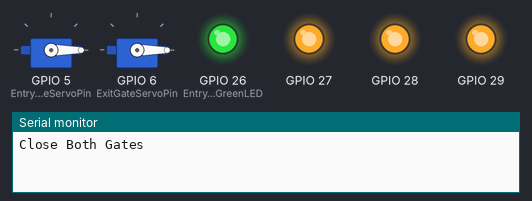
Recording of a sketch running on a simulated ESP32. On the bench: 2 × servo, output pins drawn as LEDs (lit = HIGH), the last lines printed to the serial monitor.

Above: at 0.05 s.
At 1.85 s:
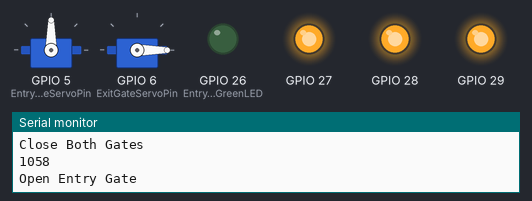
At 3.85 s:
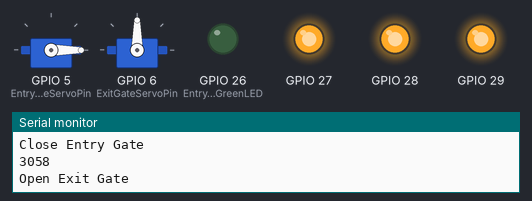
At 47.85 s:
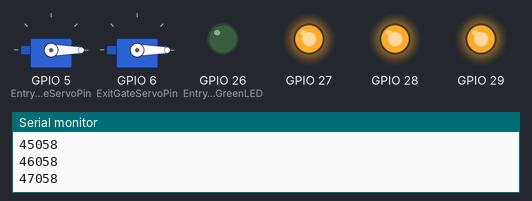
Timing chart, 0 to 62.4 s (numbered marks = the images above):
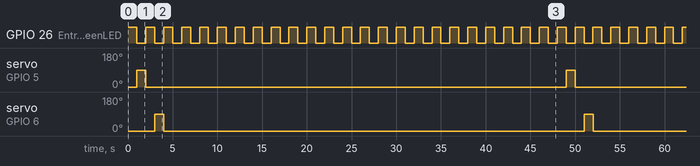

The sketch:

servor_timerInt_test.ino
```cpp
#include <Servo.h>
#include <TimerThree.h>

#define EntryGateServoPin 5
#define ExitGateServoPin 6
#define EntryGateGreenLED 26

#define Open  90
#define Close 0

int delayvalue = 1000;
Servo EntryGateServo;
Servo ExitGateServo;

void setup()
{
    InitEntryExitLEDs(); // You have to do this to turn off the
    // entry LEDs
    Timer3.initialize(1000000);
    Timer3.attachInterrupt(blinkLED); // blinkLED to run every 0.15 seconds
    // Initialize the Serial port:
    Serial.begin(115200);

    // Map servo to pin
//    EntryGateServo.attach(EntryGateServoPin);
//    ExitGateServo.attach(ExitGateServoPin);
}

int ledState = HIGH;
volatile unsigned long blinkCount = 0; // use volatile for shared variables

void blinkLED(void)
{
    if (ledState == LOW) {
        ledState = HIGH;
        blinkCount = blinkCount + 1;  // increase when LED turns on
    } else {
        ledState = LOW;
    }
    digitalWrite(EntryGateGreenLED, ledState);
    Serial.println(millis()+':');
}

void loop()
{
    EntryGateServo.attach(EntryGateServoPin);
    ExitGateServo.attach(ExitGateServoPin);

    Serial.println( "Close Both Gates" );  //Here we close both gates
    EntryGateServo.write(Close);
    ExitGateServo.write(Close);
    delay( delayvalue );

    Serial.println( "Open Entry Gate" );   //Here we open the entry gate
    EntryGateServo.write(Open);
    delay( delayvalue );

    Serial.println( "Close Entry Gate" );  //Here we close the entry gate
    EntryGateServo.write(Close);
    delay( delayvalue );

    Serial.println( "Open Exit Gate" );    //Here we open the exit gate
    ExitGateServo.write(Open);
    delay( delayvalue );

    Serial.println( "Close Exit Gate" );   //Here we close the exit gate
    ExitGateServo.write(Close);
    delay( delayvalue );
    delay( delayvalue );
    delay( delayvalue );
    delay( delayvalue );

    Serial.println( "Detach the entry gate." );   //Here we close the exit gate
    EntryGateServo.detach();
    delay( 10000);
    delay( 10000);

    Serial.println( "Detach the entry gate." );   //Here we close the exit gate
    ExitGateServo.detach();
    delay( 10000);
    delay( 10000);

    Serial.println( "End detach the gate" );   //Here we close the exit gate
}

/*********************************************************************
 * void InitEntryExitLEDs()
 *
 * Parameters: None
 *
 * Description:
 * The entry and exit LEDs are 3 way LEDs with a common annode. This means
 * that you pull the other legs low to lite the appropriate colored LED.
 * The problem is that when you turn on the CPU, the pins are typically low
 * meaning that the LEDs will be on. This method, simply ensures they are
 * off.
 ***********************************************************************/
void InitEntryExitLEDs()
{
    int i;
    for (i=26; i<=29; i++)
    {
        pinMode(i, OUTPUT);
        digitalWrite(i, HIGH);
    }
}
```

Measured:
- by itself, GPIO 26 (EntryGateGreenLED): alternates HIGH for 1.0 s and LOW for 1.0 s
- by itself, servo on GPIO 5 (EntryGateServoPin), servo on GPIO 6 (ExitGateServoPin): alternates 90° for 1.0 s and 0° for 47.0 s
